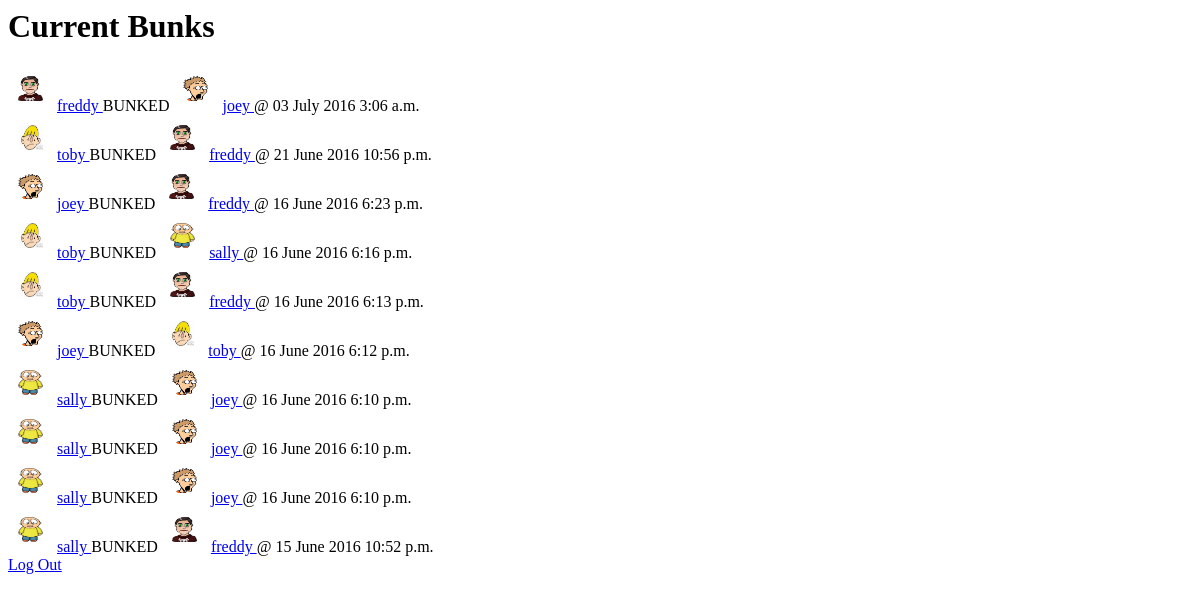
Page /bunker/ (signed in) on the earlier database version.
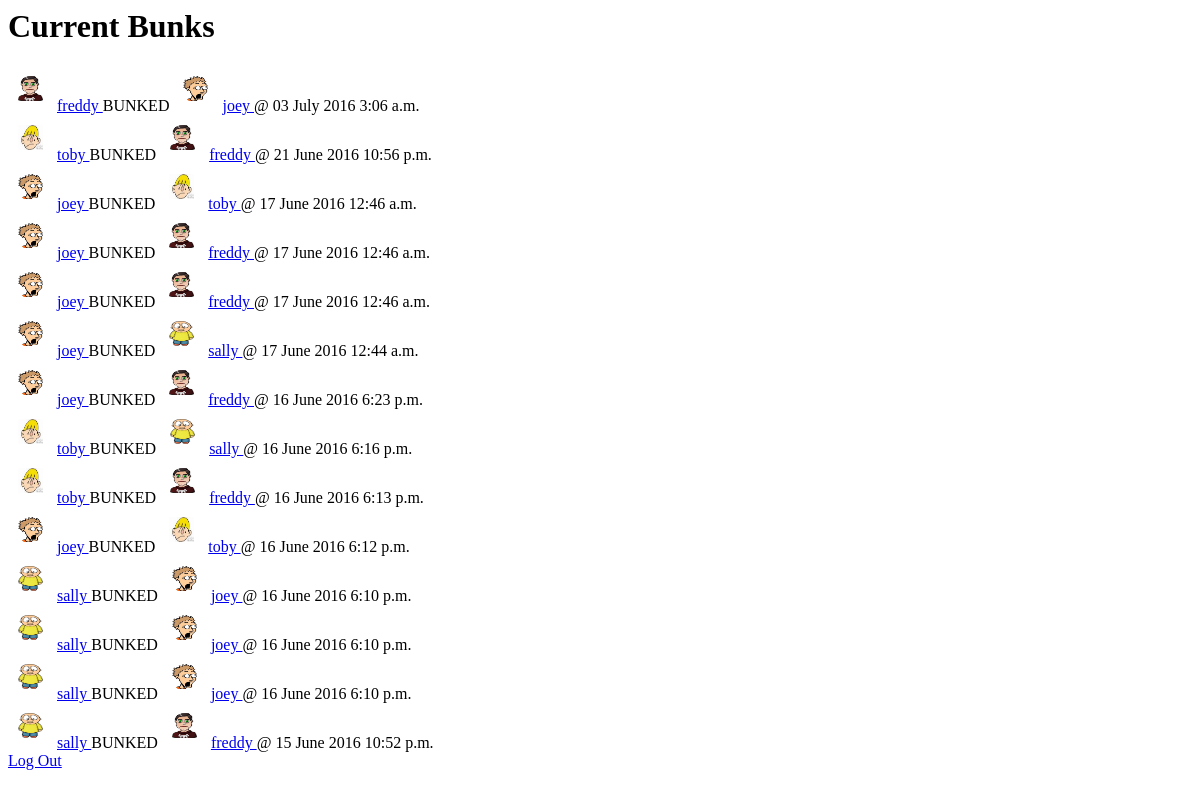
Same page on the later database version.
### bunker/models.py (models this page shows, shortened)
class Bunk(models.Model):
    from_user = models.ForeignKey(UserProfile,
        related_name='from_user')
    to_user = models.ForeignKey(UserProfile,
        related_name='to_user')
    time = models.DateTimeField('date bunked')

class UserProfile(models.Model):
    user = models.ForeignKey(User)
    photo = models.ImageField(upload_to="userPics")
    def __str__(self):
        return self.user.username

### bunker/views.py (the view)
class IndexView(generic.ListView):
    model = Bunk
    template_name = 'bunker/index.html'
    context_object_name = 'bunk_list'
    def get_queryset(self):
        return Bunk.objects.order_by('-time')

### bunker/templates/bunker/index.html
{% load staticfiles %}
<link rel="stylesheet" type="text/css" href="{% static 'bunker/styles.css' %}">
{% if user.is_authenticated %}
<h1> Current Bunks </h1>
<section>
{% for bunk in bunk_list %}
    <div>
    <img src="{{ bunk.from_user.photo.url }}">
    <a href= "{% url 'user_feed' bunk.from_user.id %}">
        {{bunk.from_user}}
    </a>
    BUNKED
    <img src="{{ bunk.to_user.photo.url }}">
    <a href="{% url 'user_feed' bunk.to_user.id %}">
        {{ bunk.to_user }}
    </a>
     @ {{bunk.time|date:"d F Y f a"}} </div>
{% endfor %}
</section>
<footer>
    <a href="{% url 'logout' %}">Log Out</a>
</footer>
{% else %}
<h1> Nope. You have to be logged in to see this page. </h1>
<a href="{% url 'django.contrib.auth.views.login' %}">Log In</a>
{% endif %}

### bunker/static/bunker/styles.css (style rules this page uses)
img { height:25px; width:25px; padding:10px 10px; }

Differences in the rows shown:
added Bunk: from_user.photo (picture), from_user "joey", to_user.photo (picture), to_user "toby", time "17 June 2016 12:46 a.m."
added Bunk: from_user.photo (picture), from_user "joey", to_user.photo (picture), to_user "freddy", time "17 June 2016 12:46 a.m."
added Bunk: from_user.photo (picture), from_user "joey", to_user.photo (picture), to_user "freddy", time "17 June 2016 12:46 a.m."
added Bunk: from_user.photo (picture), from_user "joey", to_user.photo (picture), to_user "sally", time "17 June 2016 12:44 a.m."
